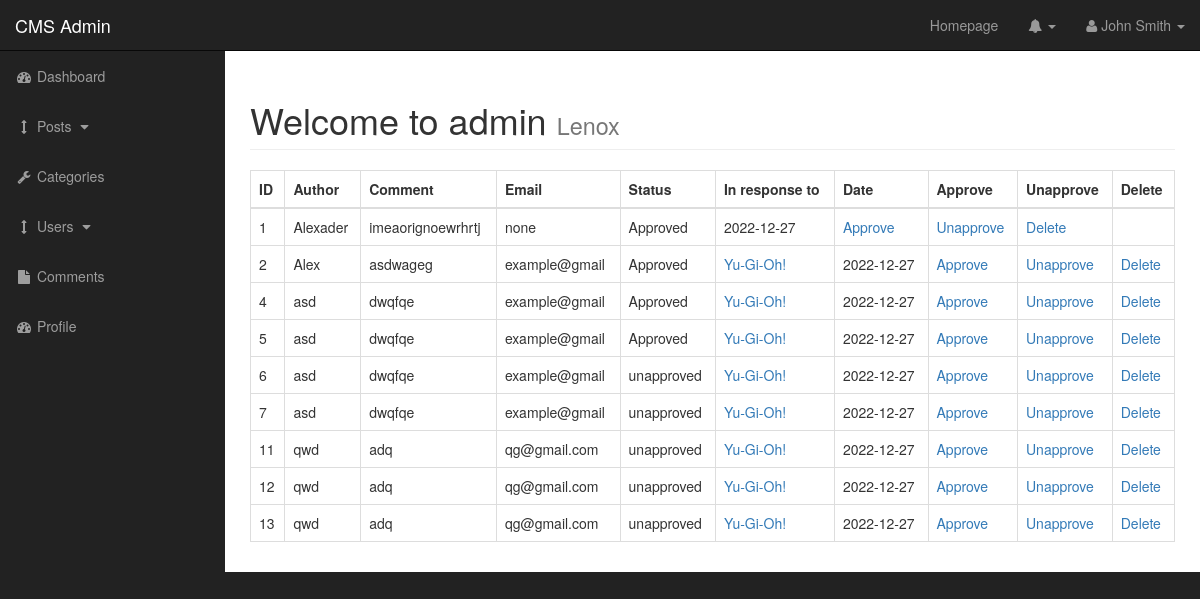
Page /admin/comments.php on the committed database.
### tables this page shows
CREATE TABLE `comments` (
  `comment_id` int(3) NOT NULL,
  `comment_post_id` int(3) NOT NULL,
  `comment_author` varchar(255) NOT NULL,
  `comment_email` varchar(255) NOT NULL,
  `comment_content` text NOT NULL,
  `comment_status` varchar(255) NOT NULL,
  `comment_date` date NOT NULL
);

CREATE TABLE `posts` (
  `post_id` int(3) NOT NULL,
  `post_category_id` int(3) NOT NULL,
  `post_title` varchar(252) NOT NULL,
  `post_author` varchar(252) NOT NULL,
  `post_date` date NOT NULL,
  `post_image` text NOT NULL,
  `post_content` text NOT NULL,
  `post_tags` varchar(252) NOT NULL,
  `post_comment_count` varchar(255) NOT NULL,
  `post_status` varchar(252) NOT NULL DEFAULT 'draft'
);

### admin/includes/view_all_comments.php (the view, shortened to what this page needs)
<table class="table table-bordered table-hover">
                            <THEAD>
                                <tr>
                                    <th>ID</th>
                                    <th>Author</th>
                                    <th>Comment</th>
                                    <th>Email</th>
                                    <th>Status</th>
                                    <th>In response to</th>
                                    <th>Date</th>
                                    <th>Approve</th>
                                    <th>Unapprove</th>
                                    <th>Delete</th>
                                </tr>
                            </THEAD>
                            <tbody>
                            <?php
                            $query = "SELECT * FROM comments";
                            $select_comments = mysqli_query($connection, $query);
                                    while($row = mysqli_fetch_assoc($select_comments)) {
                                    $comment_id = $row['comment_id'];
                                    $comment_post_id = $row['comment_post_id'];
                                    $comment_author = $row['comment_author'];
                                    $comment_content = $row['comment_content'];
                                    $comment_email= $row['comment_email'];
                                    $comment_status = $row['comment_status'];
                                    $comment_date = $row['comment_date'];
                                 echo "<tr>";
                                   echo "<td>$comment_id</td>";
                                   echo "<td>$comment_author</td>";
                                   echo "<td>$comment_content</td>";
                                    echo "<td>$comment_email</td>";
                                    echo "<td>$comment_status</td>";
                                    $query = "SELECT * FROM posts WHERE post_id = $comment_post_id";
                                    $select_post_id_query = mysqli_query($connection,$query);
                                    while($row = mysqli_fetch_assoc($select_post_id_query)){
                                        $post_id = $row['post_id'];
                                        $post_title = $row['post_title'];
                                        echo "<td><a href='../post.php?p_id=$post_id'>$post_title</a></td>";
                                    }
                                    echo "<td>$comment_date</td>";
                                    echo "<td><a href='comments.php?approve=$comment_id'>Approve</a></td>";
                                    echo "<td><a href='comments.php?unapprove=$comment_id'>Unapprove</a></td>";
                                    echo "<td><a href='comments.php?delete=$comment_id'>Delete</a></td>";
                                    echo "</tr>";
                                    }
                            ?>
                        </tbody>
                                </table>

### admin/css/sb-admin.css (style rules this page uses)
body { margin-top: 100px; background-color: #222; }
@media (min-width:768px) { body { margin-top: 50px; } }

### rows in the picture
comments: comment_id "1", comment_author "Alexader", comment_content "imeaorignoewrhrtj", comment_email "none", comment_status "Approved", comment_date "2022-12-27"
comments: comment_id "2", comment_author "Alex", comment_content "asdwageg", comment_email "example@gmail", comment_status "Approved", comment_date "2022-12-27"
posts: post_title "Yu-Gi-Oh!"
comments: comment_id "4", comment_author "asd", comment_content "dwqfqe", comment_email "example@gmail", comment_status "Approved", comment_date "2022-12-27"
comments: comment_id "5", comment_author "asd", comment_content "dwqfqe", comment_email "example@gmail", comment_status "Approved", comment_date "2022-12-27"
comments: comment_id "6", comment_author "asd", comment_content "dwqfqe", comment_email "example@gmail", comment_status "unapproved", comment_date "2022-12-27"
comments: comment_id "7", comment_author "asd", comment_content "dwqfqe", comment_email "example@gmail", comment_status "unapproved", comment_date "2022-12-27"
comments: comment_id "11", comment_author "qwd", comment_content "adq", comment_email "qg@gmail.com", comment_status "unapproved", comment_date "2022-12-27"
comments: comment_id "12", comment_author "qwd", comment_content "adq", comment_email "qg@gmail.com", comment_status "unapproved", comment_date "2022-12-27"
comments: comment_id "13", comment_author "qwd", comment_content "adq", comment_email "qg@gmail.com", comment_status "unapproved", comment_date "2022-12-27"
